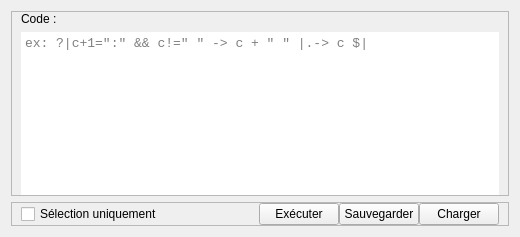
<?xml version="1.0" encoding="UTF-8"?>
<ui version="4.0">
 <class>Form</class>
 <widget class="QWidget" name="Form">
  <property name="geometry">
   <rect>
    <x>0</x>
    <y>0</y>
    <width>520</width>
    <height>237</height>
   </rect>
  </property>
  <property name="windowTitle">
   <string>Form</string>
  </property>
  <layout class="QGridLayout" name="gridLayout">
   <item row="2" column="0">
    <widget class="QFrame" name="frame">
     <property name="sizePolicy">
      <sizepolicy hsizetype="Expanding" vsizetype="Expanding">
       <horstretch>0</horstretch>
       <verstretch>1</verstretch>
      </sizepolicy>
     </property>
     <property name="frameShape">
      <enum>QFrame::StyledPanel</enum>
     </property>
     <property name="frameShadow">
      <enum>QFrame::Raised</enum>
     </property>
     <layout class="QVBoxLayout" name="verticalLayout_2">
      <property name="topMargin">
       <number>0</number>
      </property>
      <property name="bottomMargin">
       <number>0</number>
      </property>
      <item>
       <widget class="QLabel" name="label">
        <property name="text">
         <string>Code :</string>
        </property>
       </widget>
      </item>
      <item>
       <widget class="QTextEdit" name="textEditIn">
        <property name="font">
         <font>
          <family>Consolas</family>
          <pointsize>10</pointsize>
          <stylestrategy>PreferAntialias</stylestrategy>
          <kerning>true</kerning>
         </font>
        </property>
        <property name="frameShape">
         <enum>QFrame::NoFrame</enum>
        </property>
        <property name="overwriteMode">
         <bool>false</bool>
        </property>
        <property name="tabStopWidth">
         <number>40</number>
        </property>
        <property name="placeholderText">
         <string notr="true">ex: ?|c+1=&quot;:&quot; &amp;&amp; c!=&quot; &quot; -&gt; c + &quot; &quot; |.-&gt; c $|</string>
        </property>
       </widget>
      </item>
     </layout>
    </widget>
   </item>
   <item row="3" column="0">
    <layout class="QHBoxLayout" name="horizontalLayout_2">
     <item>
      <widget class="QFrame" name="frame_2">
       <property name="sizePolicy">
        <sizepolicy hsizetype="Expanding" vsizetype="Expanding">
         <horstretch>0</horstretch>
         <verstretch>0</verstretch>
        </sizepolicy>
       </property>
       <property name="frameShape">
        <enum>QFrame::StyledPanel</enum>
       </property>
       <property name="frameShadow">
        <enum>QFrame::Raised</enum>
       </property>
       <layout class="QHBoxLayout" name="horizontalLayout">
        <property name="spacing">
         <number>0</number>
        </property>
        <property name="topMargin">
         <number>0</number>
        </property>
        <property name="bottomMargin">
         <number>0</number>
        </property>
        <item>
         <widget class="QCheckBox" name="checkBoxSelection">
          <property name="text">
           <string>Sélection uniquement</string>
          </property>
         </widget>
        </item>
        <item>
         <widget class="QPushButton" name="pushButtonRun">
          <property name="sizePolicy">
           <sizepolicy hsizetype="Fixed" vsizetype="Fixed">
            <horstretch>0</horstretch>
            <verstretch>0</verstretch>
           </sizepolicy>
          </property>
          <property name="text">
           <string>Exécuter</string>
          </property>
          <property name="shortcut">
           <string>Shift+Return</string>
          </property>
         </widget>
        </item>
        <item>
         <widget class="QPushButton" name="pushButtonSave">
          <property name="sizePolicy">
           <sizepolicy hsizetype="Fixed" vsizetype="Fixed">
            <horstretch>0</horstretch>
            <verstretch>0</verstretch>
           </sizepolicy>
          </property>
          <property name="text">
           <string>Sauvegarder</string>
          </property>
          <property name="shortcut">
           <string>Ctrl+Alt+S</string>
          </property>
         </widget>
        </item>
        <item>
         <widget class="QPushButton" name="pushButtonLoad">
          <property name="sizePolicy">
           <sizepolicy hsizetype="Fixed" vsizetype="Fixed">
            <horstretch>0</horstretch>
            <verstretch>0</verstretch>
           </sizepolicy>
          </property>
          <property name="text">
           <string>Charger</string>
          </property>
          <property name="shortcut">
           <string>Ctrl+Alt+O</string>
          </property>
         </widget>
        </item>
       </layout>
      </widget>
     </item>
    </layout>
   </item>
  </layout>
 </widget>
 <resources/>
 <connections/>
</ui>
